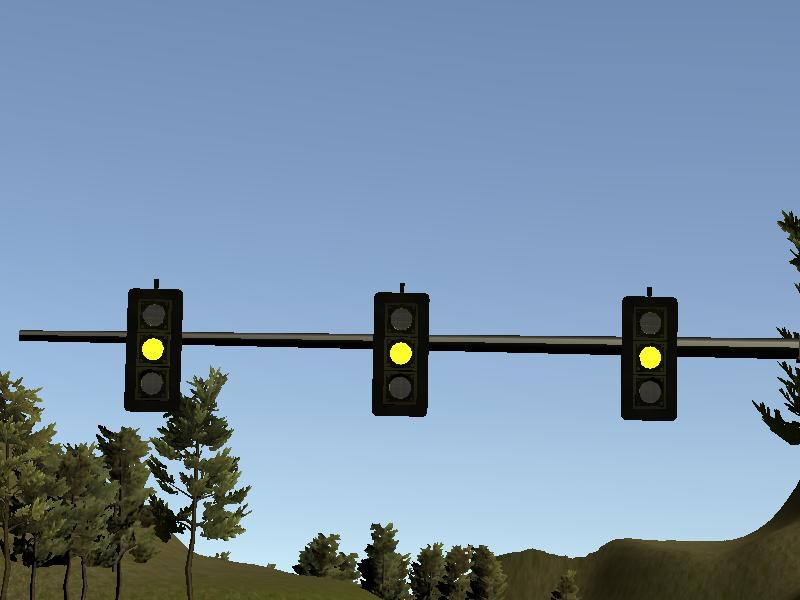
#> input picture traffic lighgt/left0011.jpg, 800 x 600 px, found by its file name
$ python traffic_light_tradition.py   (older library calls are emulated)
#> lines starting #> are read from the running program, lines starting #| are printed output that depends on the picture; after the words box and inside, x2 and y2 are one past the last pixel; in counts of white or black regions, pixels touching at a corner belong together; long printed decimals are rounded
# coding: utf-8


import cv2
import numpy as np
import time

# 根据路径读取一张图片
image = cv2.imread("left0011.jpg")
#> image is the input picture: shape (600, 800, 3); mean B, G, R 166.9, 143.8, 120.6
# 剪切有效区域
shapes=image.shape
#> shapes = (600, 800, 3)
image=image[int(1/5*shapes[1]):int(4/5*shapes[1]),int(1/12*shapes[0]):int(11/12*shapes[1]),:]
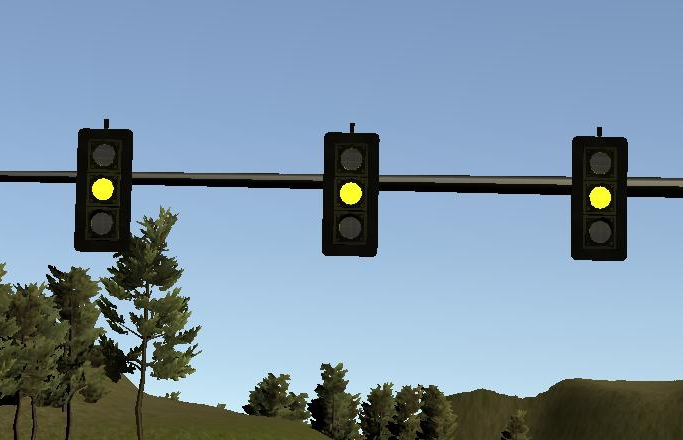
#> image: shape (440, 683, 3); mean B, G, R 162.6, 144.8, 123
# 计算有效区域的面积
propotion=image.shape[0]*image.shape[1]
#> propotion = 300520
# BGR转HSV
hsv = cv2.cvtColor(image, cv2.COLOR_BGR2HSV)
#> hsv: shape (440, 683, 3); mean H, S, V 85.9, 90.8, 169
cv2.imshow('hsv',hsv)
end=image.copy()


# 绿色的范围
def getGreen(image):
    lower_green = np.array([60, 40, 150])
    upper_green = np.array([95, 255, 255])
    return {'green':getRange(image,lower_green,upper_green)}

# 红色的范围
def getRed(image):
    low_red = np.array([160, 80, 145])
    high_red = np.array([255, 255, 255])
    return {'red':getRange(image,low_red,high_red)}

# 绿色的范围
def getYellow(image):
    low_yellow = np.array([15, 100, 125])
    high_yellow = np.array([30, 255, 255])
    return {'yellow':getRange(image,low_yellow,high_yellow)}

def getRange(image,low,high):
# cv2.inRange函数设阈值，去除背景部分
    mask = cv2.inRange(image, low, high)
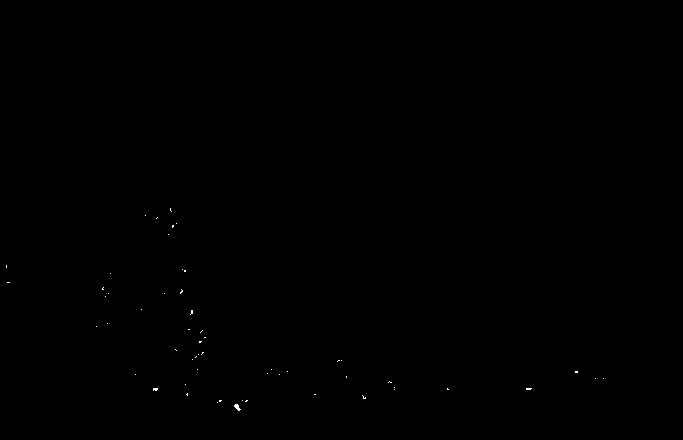
#> mask: shape (440, 683); 0.06% white in thin lines or dots, all inside (x1, y1, x2, y2) = (6, 208, 604, 411)
    return mask

def deNoise(img):
# 腐蚀
    erode=cv2.erode(img,(100,100),iterations=4)
# 膨胀
    dilate=cv2.dilate(erode,(100,100),iterations=4)
#降噪（模糊处理用来减少瑕疵点）
    blur = cv2.blur(dilate, (5,5))
# 边缘检测
    canny = cv2.Canny(blur, 150, 240)
    kernel = cv2.getStructuringElement(cv2.MORPH_ELLIPSE, (150, 150))
# 闭操作
    closed = cv2.morphologyEx(canny, cv2.MORPH_CLOSE, kernel)

    return closed

def getPositions(img):
    ret,thresh = cv2.threshold(img,127,255,0)
    tmp,contours,hierarchy=cv2.findContours(thresh,1,2)
#     有效交通灯的比例
    if contours and cv2.contourArea(contours[0])/propotion >0.00001 and cv2.contourArea(contours[0])/propotion < 0.2:
        cnt=contours[0]
#         最小外切圆
        (x,y),radius = cv2.minEnclosingCircle(cnt)
        center = (int(x),int(y))
        radius = int(radius)
        cv2.rectangle(end, (int(x-radius),int(y-radius)), (int(x+radius),int(y+radius)), (0, 255, 0), 2)
        return [int(y-radius),int(y+radius),int(x-radius),int(x+radius)]
    else:
        return 0

colors=[]
colors.append(getGreen(hsv))
colors.append(getRed(hsv))
#> in getRange (call 2), `mask = cv2.inRange(image, low, high)`: mask: shape (440, 683); every value is 0
colors.append(getYellow(hsv))
#> in getRange (call 3), `mask = cv2.inRange(image, low, high)`:
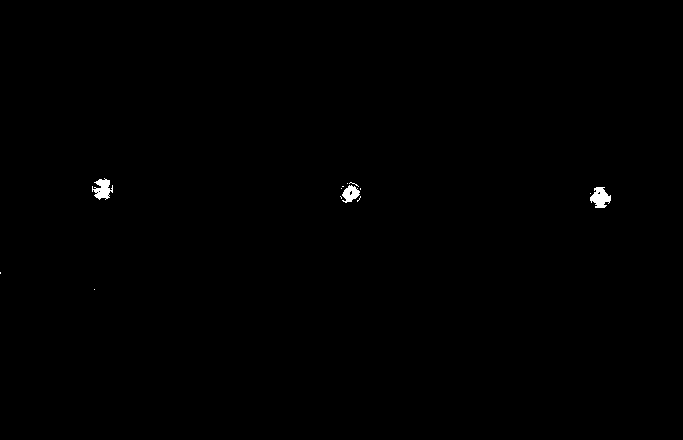
#> mask: shape (440, 683); 0.26% white; 13 white regions (10 under 20 px), largest, box (x1, y1, x2, y2) and area: (590, 187, 611, 208) 286, (92, 178, 113, 200) 272, (342, 185, 360, 203) 197
# 节省时间复杂度
start=time.clock()
areas=[]
sumResult=0
_max={'color':0}
for i in range(len(colors)):
    closed = deNoise(list(colors[i].values())[0])
    coordinate = getPositions(closed)
    if isinstance(coordinate,list):
        HSV=end[coordinate[0]:coordinate[1],coordinate[2]:coordinate[3]:]
        HSV = cv2.cvtColor(HSV, cv2.COLOR_BGR2HSV)
        H, S, V = cv2.split(HSV)
        v = np.mean(V)
        print('v',v)
        if v >list( _max.values())[0]:
            _max['color']=v
            _max[list(colors[i].keys())[0]] = _max.pop('color')
        sumResult+=v
        areas.append((list(colors[i].keys())[0],v))
    else:
        areas.append((list(colors[i].keys())[0],0))
#> this loop made 3 passes
#> (x in getPositions, y in getPositions, radius in getPositions, center in getPositions, coordinate, v, sumResult) on passes 1, 3: (237.5, 414.9, 7, (237, 414), [407, 421, 230, 244], 173.6, 173.6), (600.9, 200.8, 11, (600, 200), [189, 211, 589, 611], 224.6, 398.2)
#> coordinate on pass 2: 0
#| v 173.617
#| v 224.612
#> pass 1, in deNoise, `erode=cv2.erode(img,(100,100),iterations=4)`:
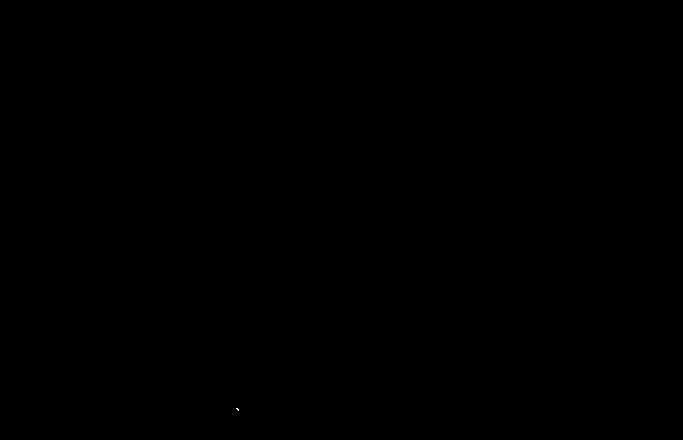
#> erode: shape (440, 683); 0% white in thin lines or dots, all inside (x1, y1, x2, y2) = (236, 408, 239, 411)
#> after the loop: HSV: shape (22, 22, 3); mean H, S, V 37.6, 215.7, 224.6
#> after the loop:
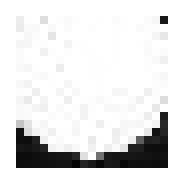
#> V: shape (22, 22) (shown 8 times larger); min 5, max 255, mean 224.6
#> after the loop:
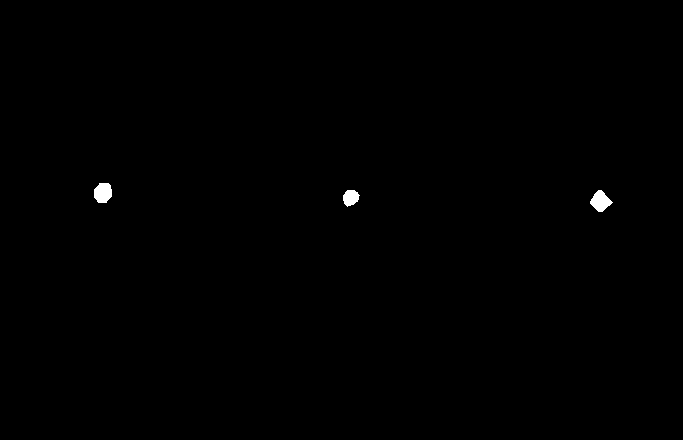
#> closed: shape (440, 683); 0.27% white; 3 white regions, box (x1, y1, x2, y2) and area: (590, 190, 613, 212) 301, (94, 183, 112, 203) 298, (343, 190, 360, 207) 207
#> after the loop, areas = [('green', 173.6), ('red', 0), ('yellow', 224.6)]; sumResult = 398.2

# 按颜色值的大小排序

areas=sorted(areas,key=lambda x : (x[1]),reverse=True)
#> areas = [('yellow', 224.6), ('green', 173.6), ('red', 0)]
print(areas)
#| [('yellow', 224.612), ('green', 173.617), ('red', 0)]
print(_max)
#| {'green': 173.617, 'yellow': 224.612}
ended=time.clock()
print('total:',ended-start)
if int(areas[0][1]) != 0:
    print('The current color is:',areas[0][0])
#| The current color is: yellow
else:
    print('没有交通灯')
cv2.waitKey(0)
cv2.destroyAllWindows()

$ run again, with traffic lighgt/left0027.jpg copied over traffic lighgt/left0011.jpg
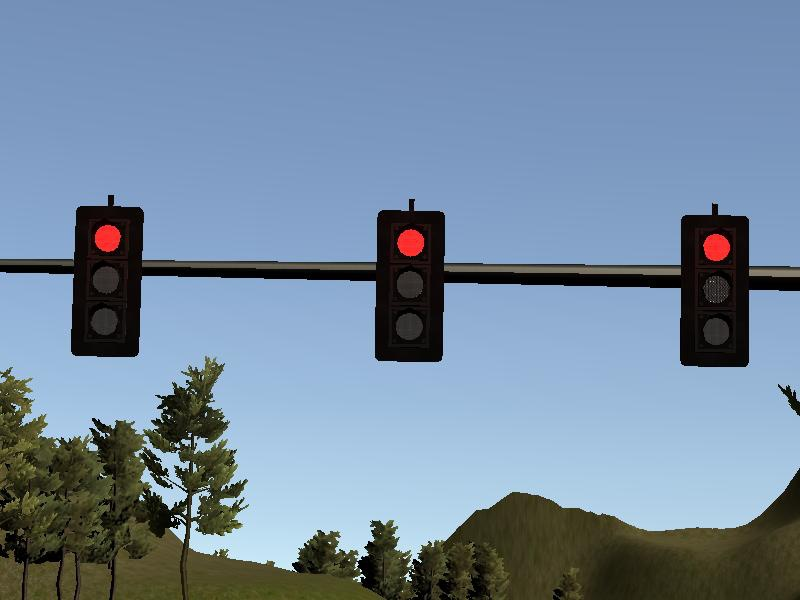
#> input picture traffic lighgt/left0027.jpg, 800 x 600 px, found by its file name
#> image is the input picture: shape (600, 800, 3); mean B, G, R 158.8, 137.2, 116.4
#> `image=image[int(1/5*shapes[1]):int(4/5*shapes[1]),int(1/12*shapes[0]):..`:
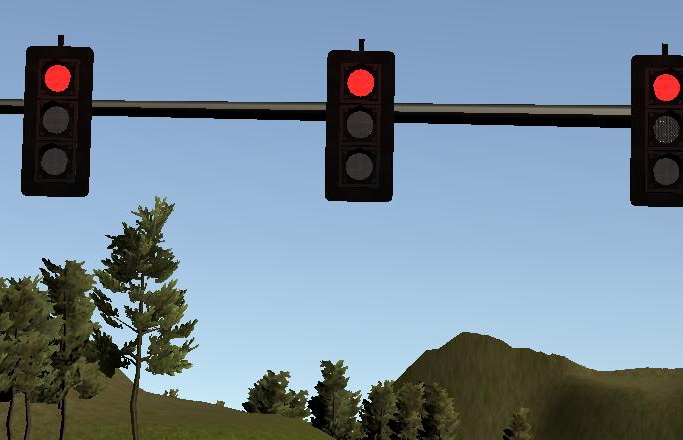
#> image: shape (440, 683, 3); mean B, G, R 150.4, 134.8, 116.8
#> hsv: shape (440, 683, 3); mean H, S, V 81.6, 94.2, 158.4
#> mask: shape (440, 683); 0.05% white in thin lines or dots, all inside (x1, y1, x2, y2) = (31, 198, 433, 407)
#> mask: shape (440, 683); 0.18% white in thin lines or dots, all inside (x1, y1, x2, y2) = (45, 65, 680, 101)
#> mask: shape (440, 683); every value is 0
#> the loop `for i in range(len(colors)):` made 3 passes
#> (x in getPositions, y in getPositions, radius in getPositions, center in getPositions, coordinate, v, sumResult) on pass 2: (668.7, 91.39, 15, (668, 91), [76, 106, 653, 683], 190.9, 190.9)
#> (printed output is left out)
#> after the loop `for i in range(len(colors)):`:
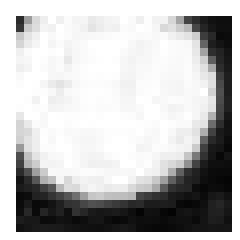
#> V: shape (30, 30) (shown 8 times larger); min 3, max 255, mean 190.9
#> after the loop `for i in range(len(colors)):`: areas = [('green', 0), ('red', 190.9), ('yellow', 0)]; sumResult = 190.9
#> `areas=sorted(areas,key=lambda x : (x[1]),reverse=True)`: areas = [('red', 190.9), ('green', 0), ('yellow', 0)]
#| [('red', 190.904), ('green', 0), ('yellow', 0)]
#| {'red': 190.904}
#| The current color is: red
